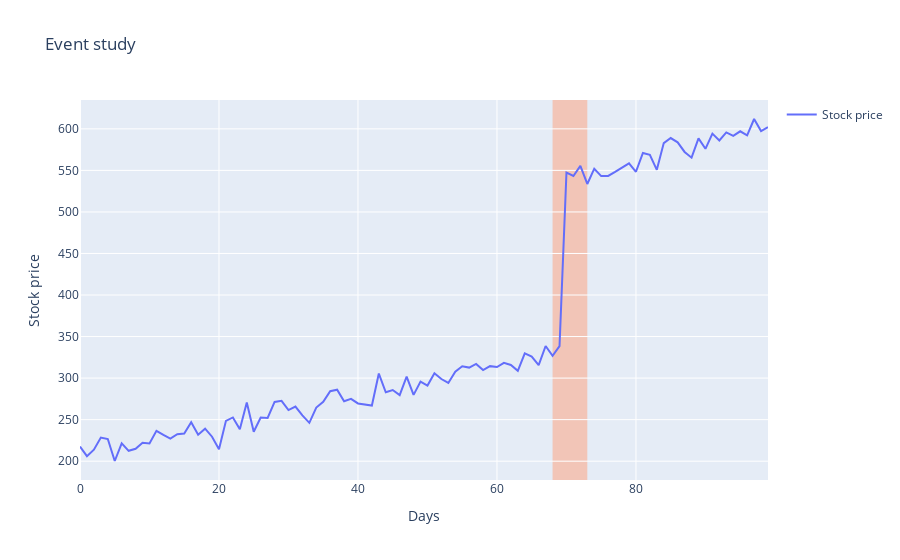

The cell this chart's notebook holds for it:
### Code cell
import plotly.graph_objects as go

fig = go.Figure()
fig.add_trace(go.Scatter(x=time, y=series, mode='lines', name='Stock price'))
fig.add_vrect(x0=EVENT_DAY - EVENT_WINDOW_PRE, x1=EVENT_DAY + EVENT_WINDOW_POST, fillcolor="LightSalmon", opacity=0.5, layer="below", line_width=0)
fig.update_layout(
    title="Event study",
    xaxis_title="Days",
    yaxis_title="Stock price",
    showlegend=True
)

### Figure 1 — Plotly figure (JSON) as saved in the notebook; plotly's stock layout.template omitted (floating-point values rounded to 4 significant figures)
{"data": [{"mode": "lines", "name": "Stock price", "type": "scatter", "x": [0, 1, 2, 3, 4, 5, 6, 7, 8, 9, 10, 11, 12, 13, 14, 15, 16, 17, 18, 19, 20, 21, 22, 23, 24, 25, 26, 27, 28, 29, 30, 31, 32, 33, 34, 35, 36, 37, 38, 39, 40, 41, 42, 43, 44, 45, 46, 47, 48, 49, 50, 51, 52, 53, 54, 55, 56, 57, 58, 59, 60, 61, 62, 63, 64, 65, 66, 67, 68, 69, 70, 71, 72, 73, 74, 75, 76, 77, 78, 79, 80, 81, 82, 83, 84, 85, 86, 87, 88, 89, 90, 91, 92, 93, 94, 95, 96, 97, 98, 99], "y": [217.6, 206.0, 213.8, 228.4, 226.7, 200.2, 221.5, 212.5, 215.0, 222.1, 221.4, 236.5, 231.6, 227.2, 232.4, 233.3, 246.9, 231.9, 239.1, 229.5, 214.5, 248.5, 252.6, 238.6, 270.7, 235.5, 252.5, 252.1, 271.3, 272.7, 261.5, 265.8, 255.1, 246.2, 264.5, 271.6, 284.3, 286.0, 272.1, 275.0, 269.5, 267.8, 266.9, 305.5, 282.9, 285.6, 279.5, 301.8, 279.9, 295.9, 291.0, 305.9, 298.9, 294.2, 307.7, 314.3, 312.7, 317.0, 309.7, 314.4, 313.3, 318.4, 315.9, 308.7, 329.8, 326.0, 315.7, 338.6, 326.9, 338.5, 547.3, 543.3, 555.4, 533.7, 552.0, 543.2, 543.3, 548.2, 552.9, 558.6, 548.3, 571.0, 568.7, 550.6, 582.9, 589.0, 583.8, 572.2, 565.3, 588.5, 576.0, 594.2, 586.1, 595.8, 591.6, 597.1, 592.1, 611.9, 597.3, 602.0]}], "layout": {"shapes": [{"fillcolor": "LightSalmon", "layer": "below", "line": {"width": 0}, "opacity": 0.5, "type": "rect", "x0": 68, "x1": 73, "xref": "x", "y0": 0, "y1": 1, "yref": "y domain"}], "showlegend": true, "title": {"text": "Event study"}, "xaxis": {"title": {"text": "Days"}}, "yaxis": {"title": {"text": "Stock price"}}}}
